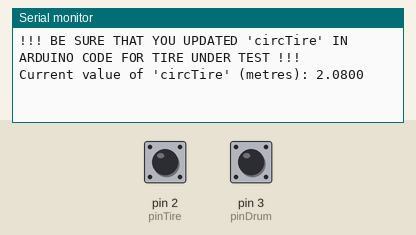
This sketch was run on a simulated Arduino Uno, built with avr-gcc and run on an emulated ATmega328P. On the bench: the last lines printed to the serial monitor. The inputs (shaded band) are chosen by the test bench; at power-on: pin 2 (pinTire) HIGH, pin 3 (pinDrum) HIGH.

Above: at 1.2 s.
1.3 s: pin 2 (pinTire) pulled LOW for 0.15 s
At 2.6 s:
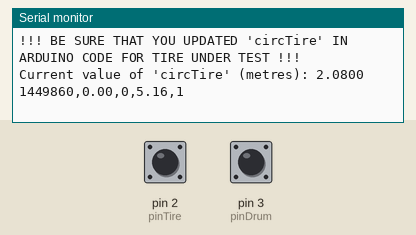
2.9 s: pin 3 (pinDrum) pulled LOW for 0.15 s
At 4.1 s:
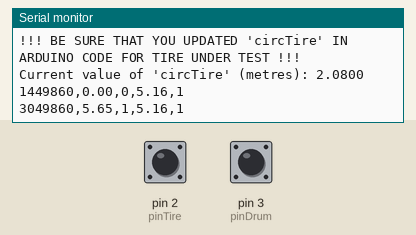
4.5 s: pin 2 (pinTire) pulled LOW for 1 s
At 6.6 s:
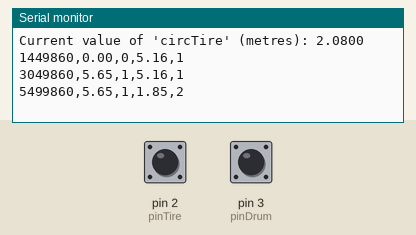
7.0 s: pin 3 (pinDrum) pulled LOW for 1 s
At 8.5 s:
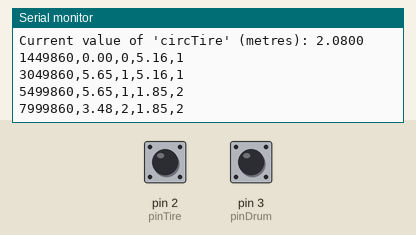
Timing chart, 0 to 10.0 s (numbered marks = the images above; inputs shaded):
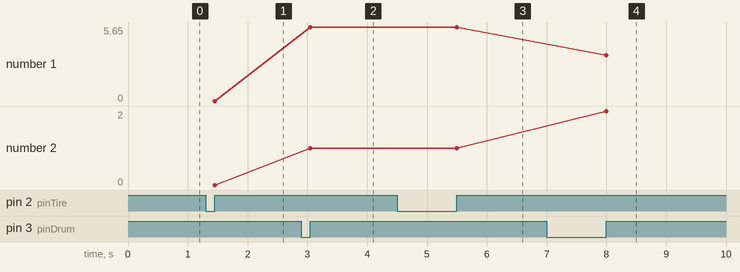

Measured:
- after the input at 1.3 s, the serial monitor: prints a new line after 0.15 s (image 1)
- after the input at 2.9 s, the serial monitor: prints a new line after 0.15 s (image 2)
- after the input at 4.5 s, the serial monitor: prints a new line after 1.0 s (image 3)
- after the input at 7.0 s, the serial monitor: prints a new line after 1.0 s (image 4)
- plotted number 1: 0 → 5.65 after the input at 2.9 s, 5.65 → 3.48 after the input at 7.0 s

The sketch:

rolling_resistance.ino
```cpp
/*
Rolling Resistance Rig

Sensor install for monitoring wheel rotational period is US5881 which is an open-drain Hall
sensor (drains when exposed to a magnetic field), so it needs a pull up. Sensor model for
the drum is not known exactly, but it is a latching sensor which outputs binary but needs to
be exposed to an alterating magnetic field with a pullup enabled (maybe pullup is not needed
but this is untested).
 */

// Circumferences for the wheels (in metres)
const float circTire = 2.0800; //old value 1.9622; //1.994 for grand prix
const float circDrum = 4.7900;

const unsigned long debouncingTime = 5000;  // Software debouncing to avoid counting noisy edges repeatedly (us after first edge until next can be counted)
const byte pinTire = 2;
const byte pinDrum = 3;
const char delimiter = ',';                // Delimited used for data printed. Originally a tab ('\t'), now a comma for easy creation of CSV files.
const int decimalDigits = 2;                // Number of decimal points of precision. Default is 2 if unspecified for a `print` function.

volatile unsigned int rotationsDrum = 0;
volatile unsigned int rotationsTire = 0;
volatile unsigned long messageTime = 0;     // Record when most recent event occured
volatile bool triggerMessage = false;       // Has an event occured to be printed
volatile float velDrum = 0.0;
volatile float velTire = 0.0;

void setup() {
  Serial.begin(115200);

  pinMode(pinTire, INPUT_PULLUP);
  pinMode(pinDrum, INPUT_PULLUP);

  attachInterrupt(digitalPinToInterrupt(pinDrum), drumInterrupt, RISING);
  attachInterrupt(digitalPinToInterrupt(pinTire), tireInterrupt, RISING);

  // Print in order to ensure that the right circumference is input to Arduino
  Serial.println(F("!!! BE SURE THAT YOU UPDATED 'circTire' IN ARDUINO CODE FOR TIRE UNDER TEST !!!"));
  Serial.print(F("Current value of 'circTire' (metres): "));
  Serial.println(circTire, 4);
  Serial.println();
}

void loop() {
  if (triggerMessage == true) {

    // Copy in data into temporary variables so interrupts during the printing stages don't change data mid-message
    // This is done in a short burst that cannot be intterupted
    noInterrupts();
    unsigned long tempTime = messageTime;
    float tempVelDrum = velDrum;
    unsigned int tempRotationsDrum = rotationsDrum;
    float tempVelTire = velTire;
    unsigned int tempRotationsTire = rotationsTire;
    triggerMessage = false; // Clear flag once data is copied
    interrupts();

    Serial.print(tempTime);
    Serial.print(delimiter);
    Serial.print(tempVelDrum, decimalDigits);
    Serial.print(delimiter);
    Serial.print(tempRotationsDrum);
    Serial.print(delimiter);
    Serial.print(tempVelTire, decimalDigits);
    Serial.print(delimiter);
    Serial.println(tempRotationsTire);
  }
}


void drumInterrupt() {
  static unsigned long prevTime = 0; // `static` so it carries between function calls without being globally scoped
  unsigned long currentTime = micros(); // Use micros since it is more accurate to real time than millis()
  // https://arduino.stackexchange.com/questions/692/arduino-time-keeping-using-millis-is-not-accurate-or-correct

  if (currentTime < (prevTime + debouncingTime)) return; // Return without recording if too soon after previous edge

  velDrum = circDrum * (3600000.0 / (currentTime - prevTime)); // Grouped calculations to keep operands of similar magnitude for each step
  rotationsDrum++;
  messageTime = currentTime;
  prevTime = currentTime;
  triggerMessage = true;
}

void tireInterrupt() {
  static unsigned long prevTime = 0;
  unsigned long currentTime = micros();

  if (currentTime < (prevTime + debouncingTime)) return;

  velTire = circTire * (3600000.0 / (currentTime - prevTime));
  rotationsTire++;
  messageTime = currentTime;
  prevTime = currentTime;
  triggerMessage = true;
}
```
